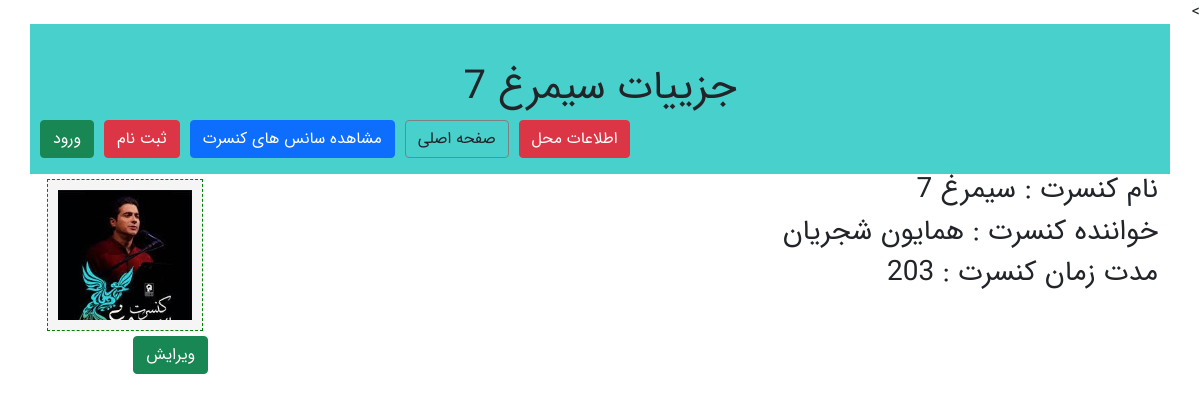
The app's page /ticketSales/concert/1 with its own data.
### ticketSales/models.py (models this page shows, shortened)
class concertModel (models.Model):
    class Meta:
        verbose_name="کنسرت"
        verbose_name_plural="کنسرت"
    Name=models.CharField(max_length=100,verbose_name="نام کنسرت")
    SingerName=models.CharField(max_length=100 ,verbose_name="خواننده")
    lenght=models.IntegerField(verbose_name="مدت زمان")
    Poster=models.ImageField(upload_to="concertImages/",null=True,verbose_name="پوستر")

### ticketSales/views.py (the view)
# urls.py: path('concert/<int:concert_id>', views.concertDetailsView),
def concertDetailsView(request,concert_id):
    concert=concertModel.objects.get(pk=concert_id)
    context={
        "concertdetails":concert
    }
    return render(request,"ticketSales/concertDetails.html",context)

### ticketSales/templates/ticketSales/concertDetails.html
    {% extends "ticketSales/layout.html" %}
{% block titlepage %}
    جزییات {{ concertdetails.Name }}
{% endblock%}
{% block mainContent %}
    <div class="col-md-10">
       <h3>نام کنسرت : {{concertdetails.Name }}</h3>
       <h3>خواننده کنسرت : {{concertdetails.SingerName }}</h3>
       <h3>مدت زمان کنسرت : {{concertdetails.lenght }}</h3>
    </div>
    <div class="col-md-2">
            <div class="imageBox">
                <img src="{{ concertdetails.Poster.url }}">
            </div>
            <a href="/ticketSales/concertEdit/{{ concertdetails.id }}" class="btn btn-success" >ویرایش</a>
    </div>
{% endblock%}

### ticketSales/static/ticketSales/css/style.css (style rules this page uses)
body { font-family: 'IranSanse' !important; }
.imageBox { margin: 5px; background-color: whitesmoke; text-align: center; font-size: 15px; border:1px dashed green; padding:10px }
.imageBox img { width: 100%; height: auto; }

### records on screen
concertModel: Name "سیمرغ 7", SingerName "همایون شجریان", lenght "203", Poster (picture)
